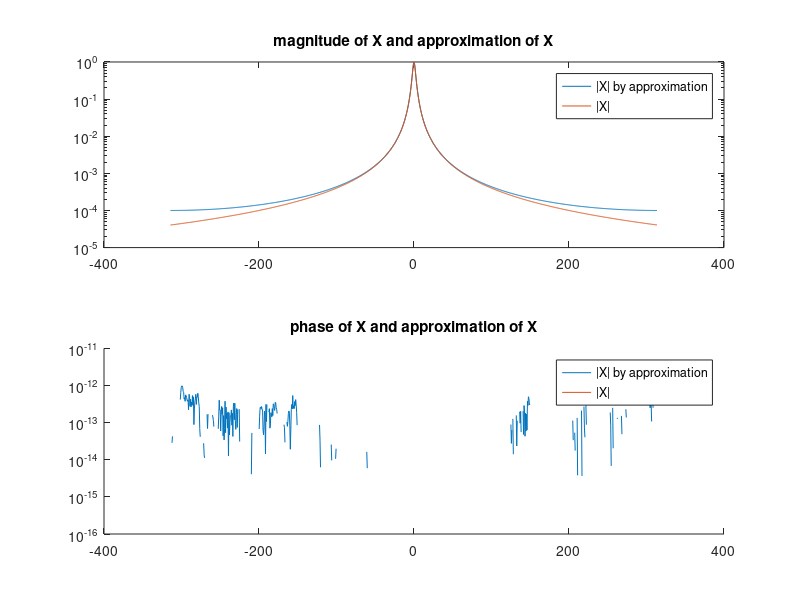
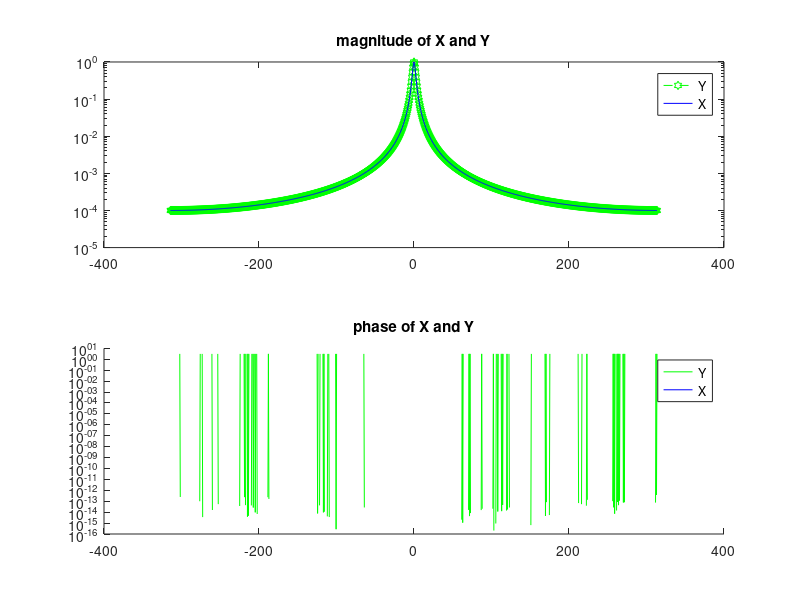

Reproduce these figures in MATLAB, in order.
% 4.2(a)

% 4.2(b)
tau=0.01;
T=10;
N=T/tau;

t=(0:tau:T-tau);
y=exp(-2 * abs(t-5));

%4.2(c)
Y = fftshift(tau*fft(y));

%4.2(d
w = -(pi/tau)+(0:N-1)*(2*pi/(N*tau));

%4.2(e)
X = exp(1i*5*w).*Y;

%4.2(f)
magnitudeX_app = abs(X);
phaseX_app = angle(X);


X2 = 1 ./ (2 + 1j * w) + 1 ./ (2 - 1j * w);
magnitudeX = abs(X2);
phaseX = angle(X2);

figure;
subplot(2, 1, 1);
semilogy(w, magnitudeX_app , w, magnitudeX);
legend('|X| by approximation', '|X| ', 'Location', 'northeast');
title('magnitude of X and approximation of X');
subplot(2, 1, 2);
hold on;
semilogy(w, phaseX_app, w, phaseX);
legend('|X| by approximation', '|X|', 'Location', 'northeast');
title('phase of X and approximation of X');
saveas(gcf, "plots/P4_2_f_out1.png")
close;

%4.2(g)
magnitudeY = abs(Y);
phaseY = angle(Y);

figure;
subplot(2, 1, 1);
semilogy(w, magnitudeY , 'g--h',w, magnitudeX_app, 'b');
legend('Y', 'X', 'Location', 'northeast');
title('magnitude of X and Y');
subplot(2, 1, 2);
hold on;
semilogy(w, phaseY, 'g');
semilogy(w, phaseX, 'b');
legend('Y', 'X', 'Location', 'northeast');
title('phase of X and Y');
saveas(gcf, "plots/P4_2_f_out2.png")
